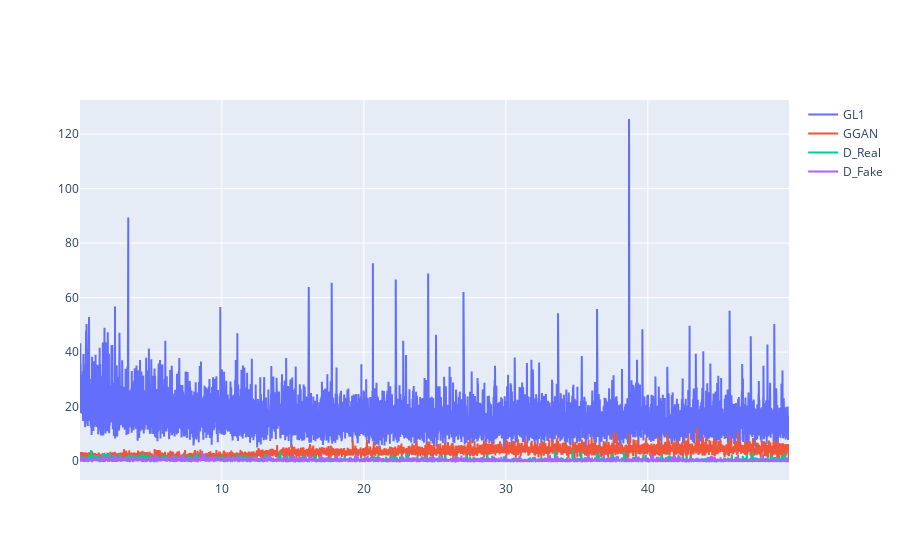

The notebook cell saved with this chart:
### Code cell
import numpy as np
import plotly.graph_objects as go

# Using readlines() 
file1 = open('summer_winter/other_data/loss_log.txt', 'r') 
Lines = file1.readlines() 
  
count = 1
index2 = []

#loss data
ggan = []
g_l1 = []
d_real = []
d_fake = []

epoch = []

time = 0

for line in Lines: 
    res = line.split()   
    ep = res[1]
    ep = ep[:-1]
    
    t = res[1]
    t = t[:-1]
    time = time + float(t) 
    epoch.append(int(ep))
    
    #read data
    ggan.append(float(res[9]))
    g_l1.append(float(res[11]))
    d_real.append(float(res[13]))
    d_fake.append(float(res[15]))
    
    index2.append(count)
    count = count + 1


control = epoch[0]  
epochs = []  
epoch_count = 0
for i in range(len(epoch)):
    if epoch[i] != control:
        epoch_count = epoch_count + 1
        epochs.append(epoch_count)
        control = epoch[i]
        
epochs = np.asarray(epochs, dtype=int)
index2 = np.asarray(index2, dtype=float)

index2 = index2 / 135


# Create traces
fig = go.Figure()
fig.add_trace(go.Scatter(x=index2, y=g_l1,
                    mode='lines',
                    name='GL1'))
fig.add_trace(go.Scatter(x=index2, y=ggan,
                    mode='lines',
                    name='GGAN'))
fig.add_trace(go.Scatter(x=index2, y=d_real,
                    mode='lines',
                    name='D_Real'))
fig.add_trace(go.Scatter(x=index2, y=d_fake,
                    mode='lines',
                    name='D_Fake'))

fig.show()

hours = time/3600
seconds = time % 3600
#print("Hours: "+ str(hours) + " seconds: " + str(seconds))

### Figure 1 — Plotly figure (JSON) as saved in the notebook; plotly's stock layout.template omitted (floating-point values rounded to 4 significant figures; data arrays with more than 128 entries replaced by an {"elided": "..."} marker saying what was removed)
{"data": [{"mode": "lines", "name": "GL1", "type": "scatter", "x": {"elided": "6742 float values"}, "y": {"elided": "6742 float values"}}, {"mode": "lines", "name": "GGAN", "type": "scatter", "x": {"elided": "6742 float values"}, "y": {"elided": "6742 float values"}}, {"mode": "lines", "name": "D_Real", "type": "scatter", "x": {"elided": "6742 float values"}, "y": {"elided": "6742 float values"}}, {"mode": "lines", "name": "D_Fake", "type": "scatter", "x": {"elided": "6742 float values"}, "y": {"elided": "6742 float values"}}], "layout": {}}
